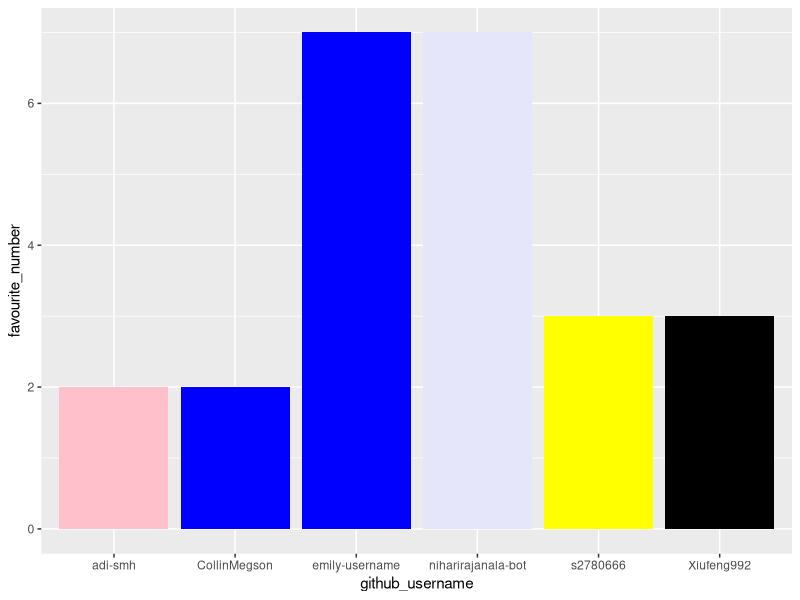
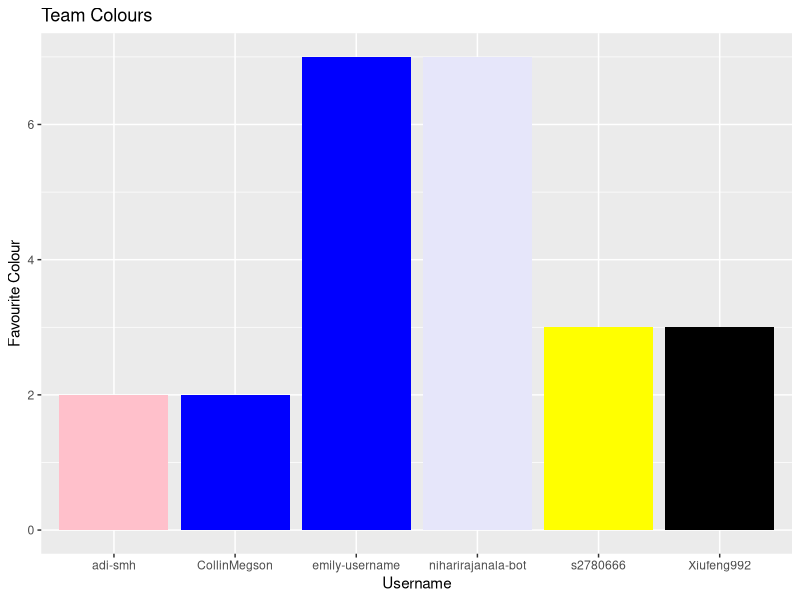
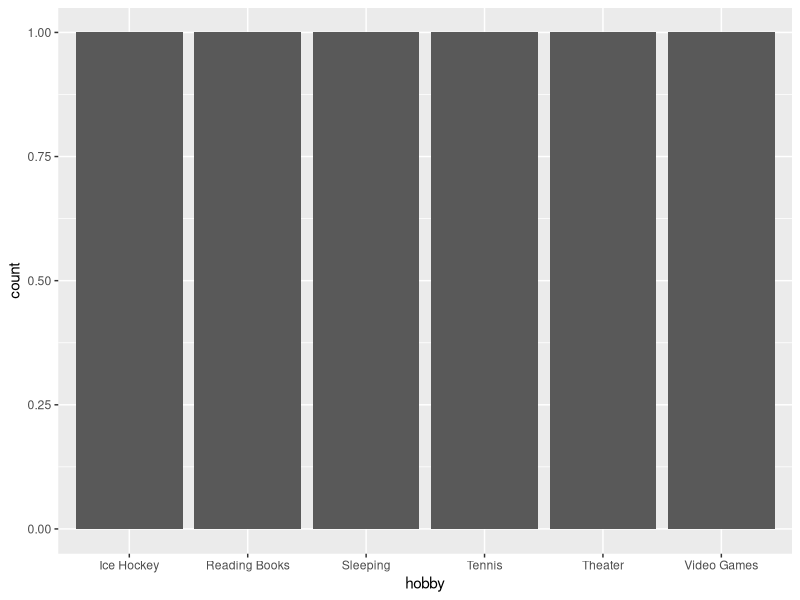

R code for these plots, in order:
## ---- chunk 1
library(tidyverse) 
## ---- chunk 2
team_data <- tibble(
  name = c("Collin Megson", "Adi", "Niharika", 
           "Xu Sun", "Judy", "Cecilia"),
  github_username = c("CollinMegson", "adi-smh", "niharirajanala-bot", 
                      "emily-username", "Xiufeng992", "s2780666"), 
  colour = c("blue", "pink", "lavender", 
             "blue", "black", "yellow"),
  hobby = c("Tennis", "Theater", "Reading Books", 
            "Ice Hockey", "Video Games", "Sleeping"),
  favourite_number = c(2, 2, 7, 7, 3, 3)
  )

team_data
## ---- chunk 3
p1 <- ggplot(data = team_data, 
             mapping = aes(x = github_username, 
                           y = favourite_number,
                           fill = colour), 
             ) +
   geom_col() +
   scale_fill_identity()
p1
## ---- chunk 4
p1 + labs(x = "Username", 
          y = "Favourite Colour",
          title = "Team Colours")
## ---- chunk 5
p2 <- ggplot(team_data, aes(x = hobby)) +
  geom_bar()
p2
